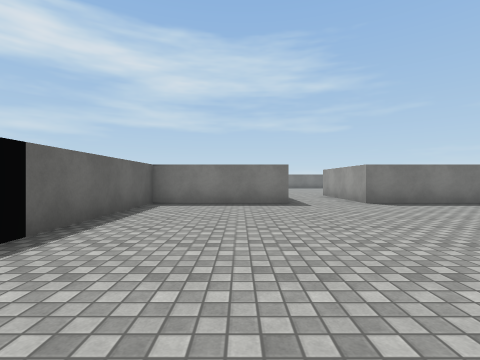
[1] (above)

16 first-person views from a walk through a scene from a Unity 3-D project. The camera is 1.2 m above the floor, looks level and sees 85° across. The floor is counted in squares, 2 m on a side. Each view is taken from the middle of a square. On the plan, view 1 faces up. The plan holds only what a view shows up to about 9 squares ahead; the rest is blank. The player is left out. Surface patterns are stand-ins for the level's own textures.

[2]
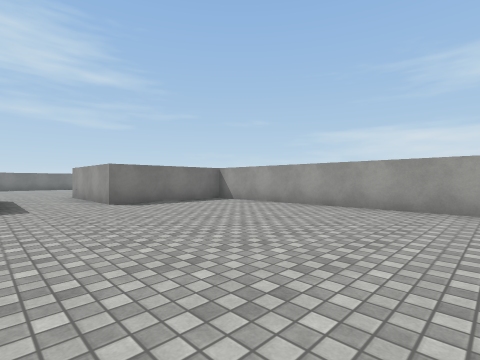

[3]
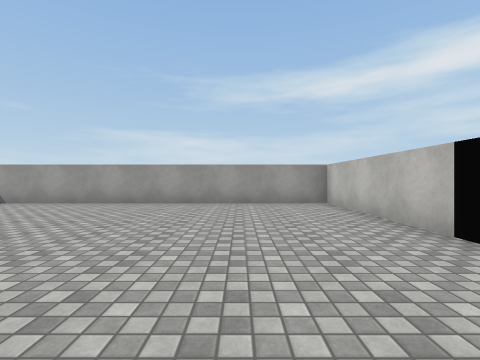

[4]
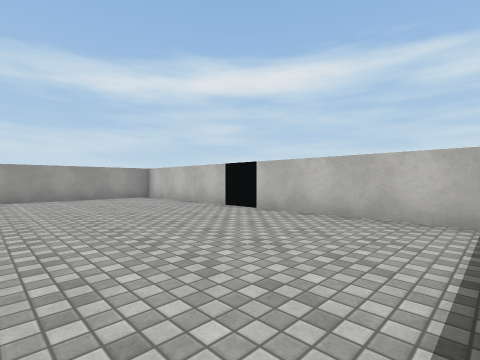

[5]
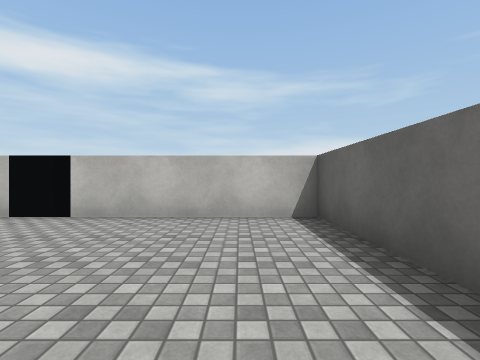

[6]
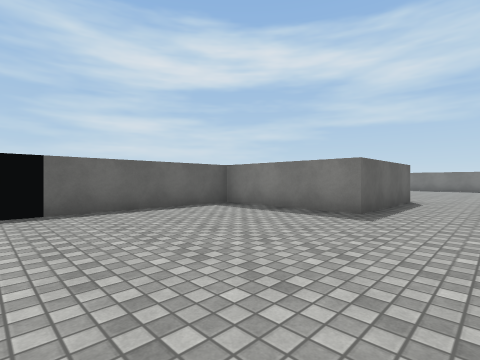

[7]
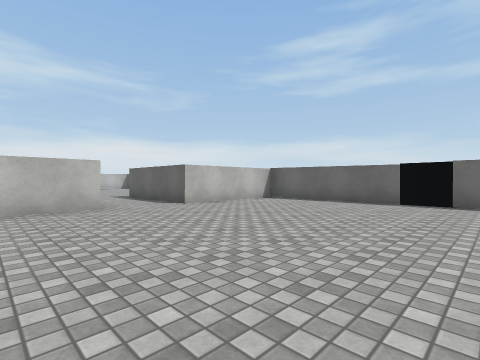

[8]
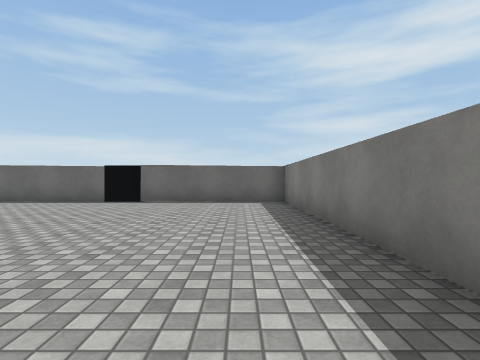

[9]
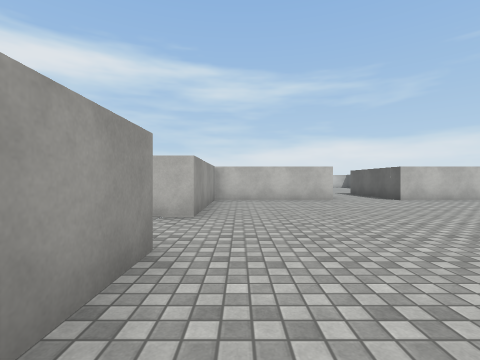

[10]
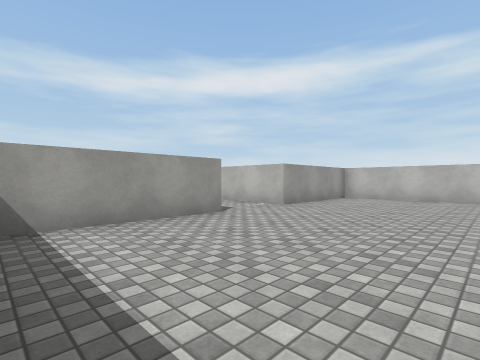

[11]
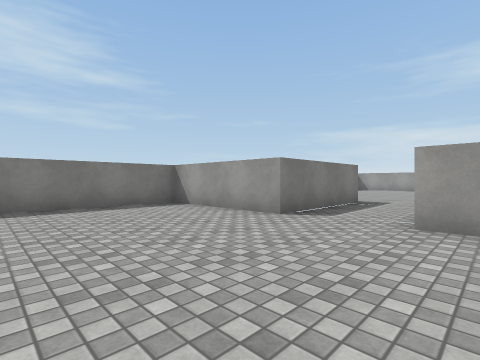

[12]
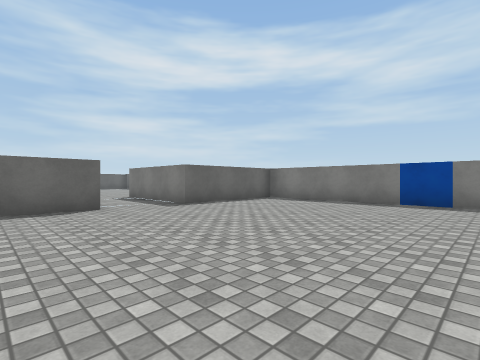

[13]
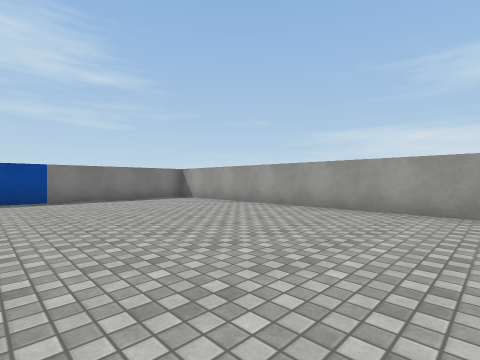

[14]
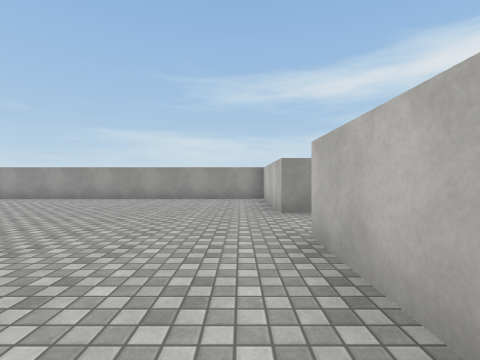

[15]
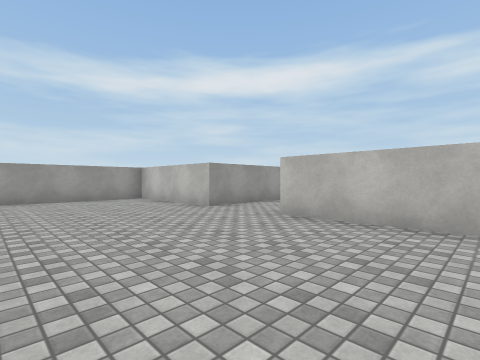

[16]
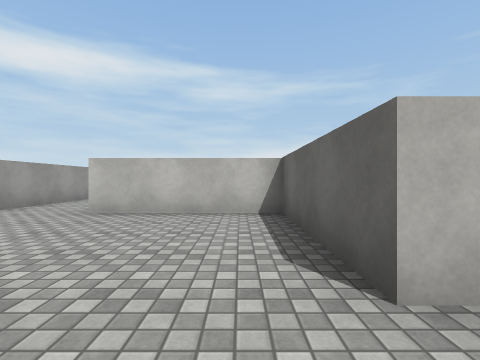

### Floor plan
Ten units are one square. View 1 is at (0, 0); x grows to the right and y downward. Boxes are objects, and circles mark ways between rooms. Rooms are numbered by the first view taken in them; rooms with no view inside come last. Other rooms are left out.
<svg viewBox="-40 -198 238 238">
<path fill="none" stroke="#000" d="M-23 -8 -23 23 15 23M28 23 67 23 67 -68 33 -68 33 -102M12 -102 12 -68 -23 -68 -23 -28M33 -102 67 -102 67 -137 103 -137M-20 -102 12 -102M103 -157 67 -157 67 -193 -23 -193 -23 -105M157 -102 193 -102 193 -186M103 -137 103 -102 138 -102M185 -193 105 -193M103 -190 103 -157"/>
<rect x="-35" y="-25" width="10" height="10" fill="#bbb"><title>other object</title></rect>
<rect x="15" y="25" width="10" height="10" fill="#bbb"><title>other object</title></rect>
<circle cx="25" cy="-105" r="3" fill="#2a7"/>
<circle cx="100" cy="-150" r="3" fill="#2a7"/>
<text x="20" y="-30">1</text>
<text x="20" y="-150">2</text>
<text x="150" y="-150">3</text>
</svg>
Room 1 opens to room 2. Room 2 opens to room 3.

Where each view was taken, in squares from view 1:
view 1: 0 up, 0 right, facing up
view 2: 0 up, 1 right, facing up-right
view 3: 0 up, 0 right, facing right
view 4: 2 up, 2 left, facing down-right
view 5: 2 up, 1 left, facing down
view 6: 2 up, 3 right, facing up-left
view 7: 16 up, 5 right, facing down-left
view 8: 18 up, 5 right, facing left
view 9: 18 up, 6 right, facing down
view 10: 19 up, 3 right, facing down-right
view 11: 13 up, 3 right, facing up-right
view 12: 12 up, 16 right, facing up-left
view 13: 11 up, 14 right, facing up-right
view 14: 11 up, 11 right, facing right
view 15: 14 up, 11 right, facing down-right
view 16: 15 up, 11 right, facing down
